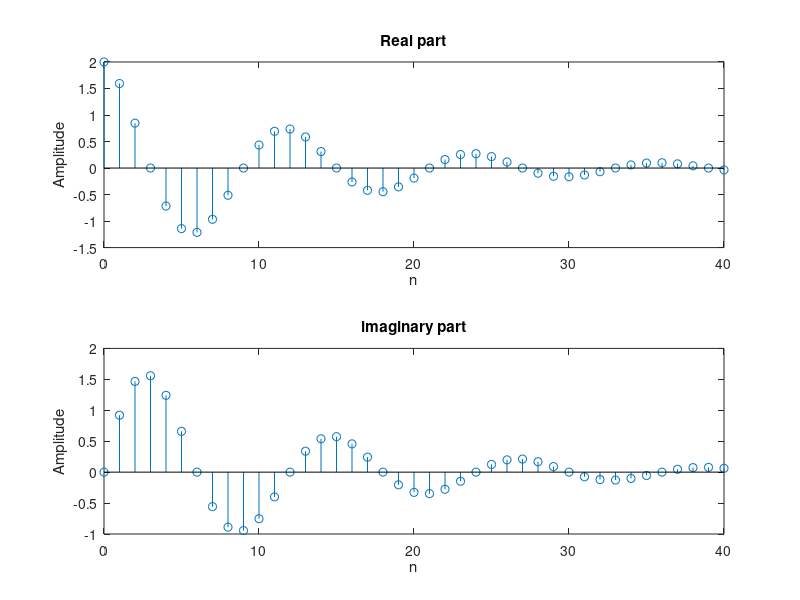
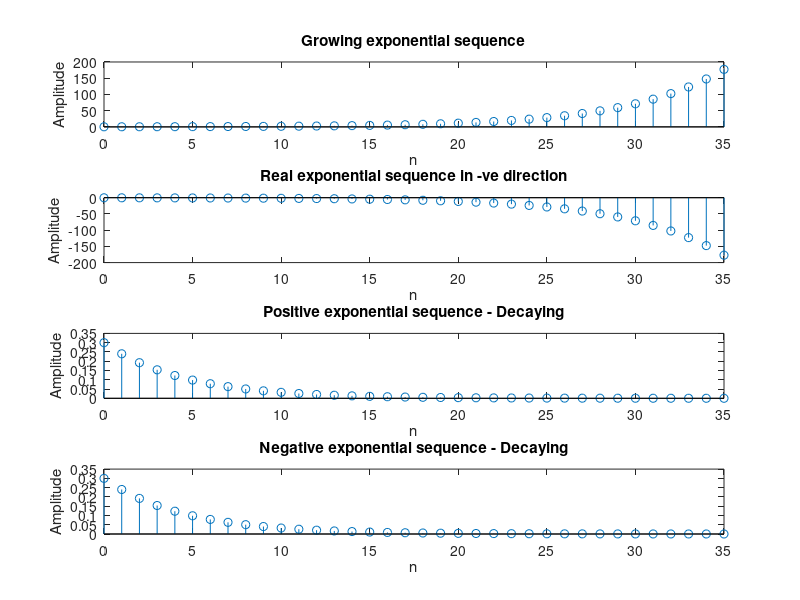

Here is the MATLAB script that generated these plots, in order:
%complex-valued exponential sequence
figure;
clf;
c=-(1/12)+(pi/6)*i;
K=2;
n=0:40;
x=K*exp(c*n);
subplot(2,1,1);
stem(n,real(x));
title("Real part");
xlabel("n");ylabel("Amplitude");
subplot(2,1,2);
stem(n,imag(x));
title("imaginary part");
xlabel("n");ylabel("Amplitude");


figure;
clf;
n=0:35;
x1=0.3*1.2.^+n;
x2=0.3*-1.2.^+n;
x3=0.3*0.8.^+n;
x4=0.3*0.8.^-n;
subplot(4,1,1);
stem(n,x1);
title("Growing exponential sequence");
xlabel("n");ylabel("Amplitude");
subplot(4,1,2);
stem(n,x2);
title("Real exponential sequence in -ve direction");
xlabel("n");ylabel("Amplitude");
subplot(4,1,3);
stem(n,x3);
title("Positive exponential sequence - Decaying");
xlabel("n");ylabel("Amplitude");
subplot(4,1,4);
stem(n,x3);
title("Negative exponential sequence - Decaying");
xlabel("n");ylabel("Amplitude");
